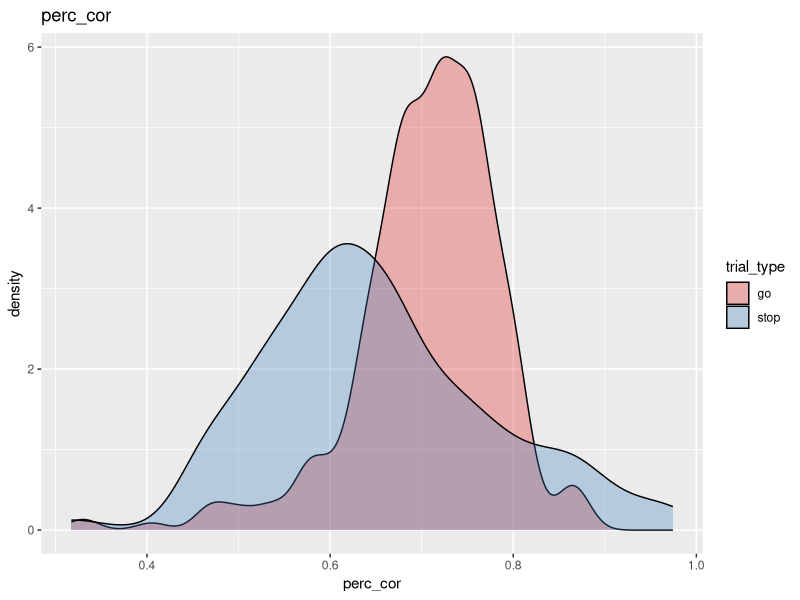

This chart was generated by the following R code: (Note: this script raises an error after producing the figure.)
## ---- chunk 1
###################
# Clear environment

rm(list = objects())

##############
# Load library

library(dplyr)
library(tidyverse)

##############
# Read in data

data <- read.csv("Brockett_HW_Dataset.csv", header = TRUE)
summary(data)
nrow(data)

mydata <- data


# My data doesn't really require row-wise manipulations, but this would get the mean movement time on correct and incorrect trials

mydata$mtmean <- apply(mydata[,c(4:5)], MARGIN = 1, FUN = mean, na.rm = TRUE)

## ---- chunk 2

# Transform mt time data (s) to milliseconds
s.to.ms <- function(arg1) {
  output <- arg1*1000
  return(output)
}

mydata$mt_ms <- s.to.ms(mydata$mt)
mydata$ermt_ms <- s.to.ms(mydata$er_mt)


# Log Transform movement time 
norm.data <- function(arg1) {
  output <- log(arg1)
  return(output)
}

mydata$mt_norm <- norm.data(mydata$mt_ms)
mydata$ermt_norm <- norm.data(mydata$ermt_ms)

## ---- chunk 3

density.graph <- function(data, col.name, group_var){
            ggplot(data , aes(x = get(col.name))) +
            geom_density(aes(fill = get(group_var)), alpha = .3) + 
            ggtitle(col.name) +
            xlab(col.name) +
            scale_fill_brewer(palette = "Set1", name = group_var)
            
          
}

density.graph(mydata, "perc_cor", "trial_type")
density.graph(mydata,"movement_time", "trial_type")

